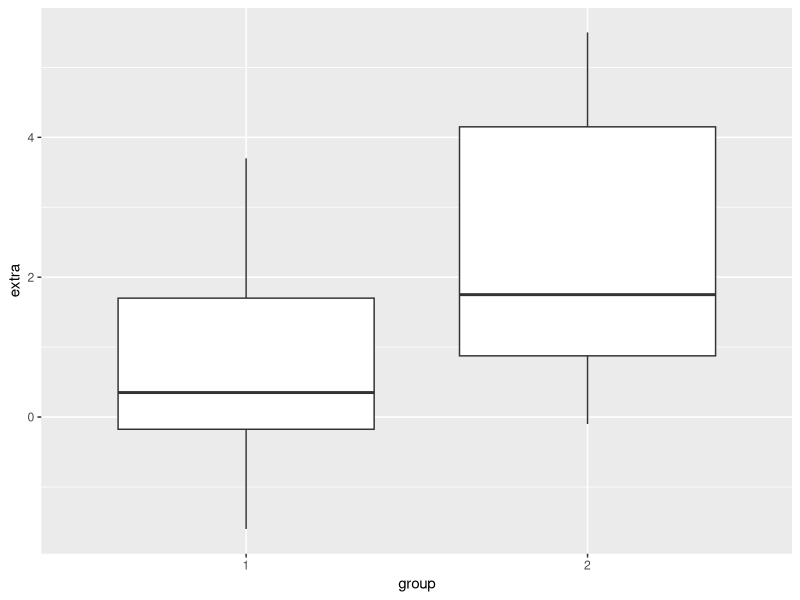
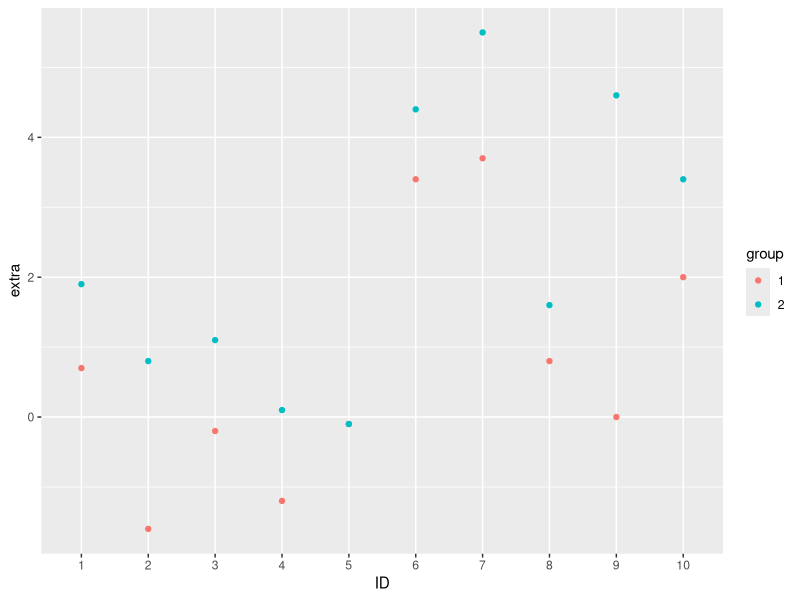
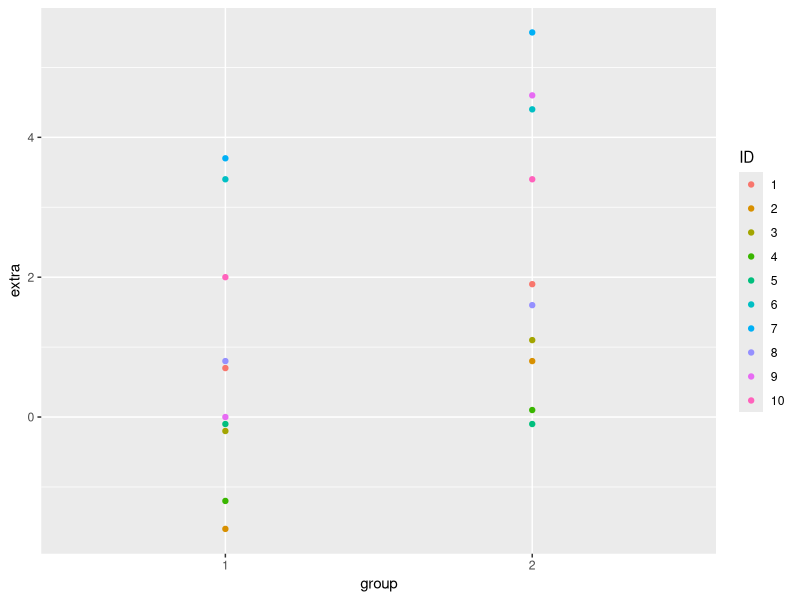
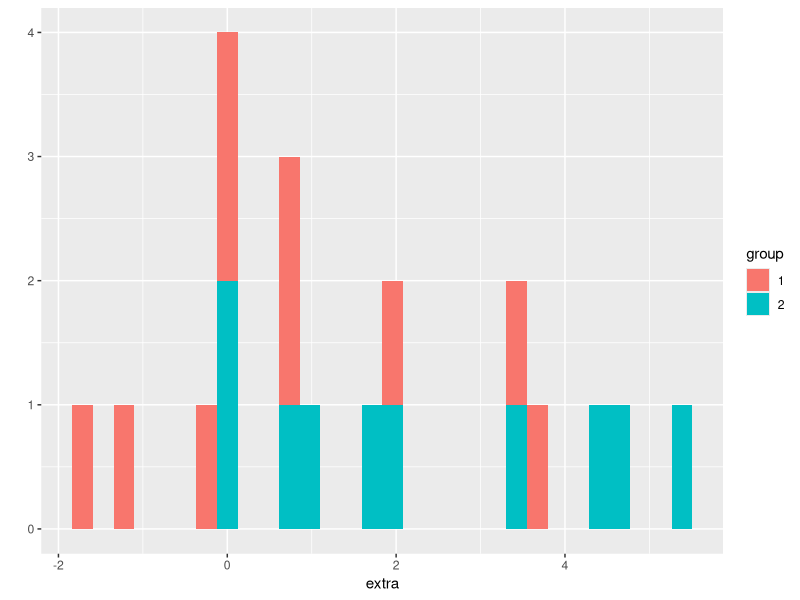
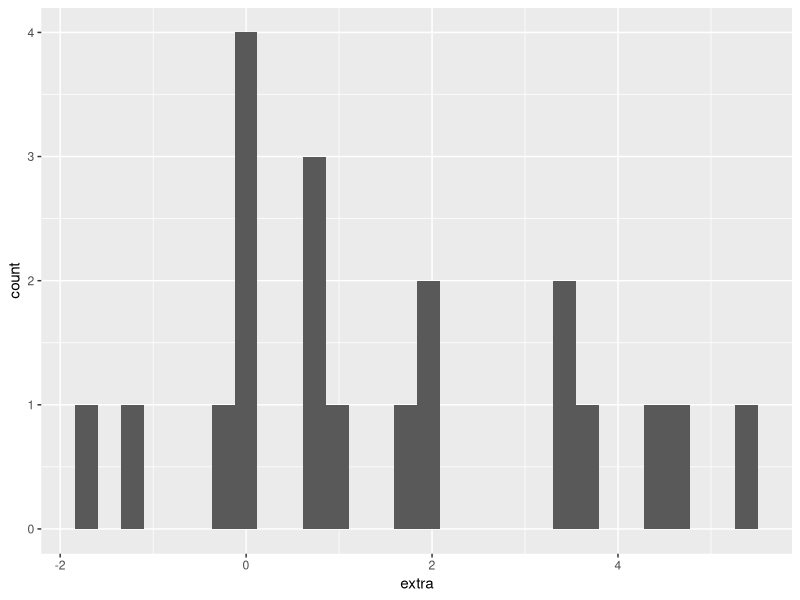
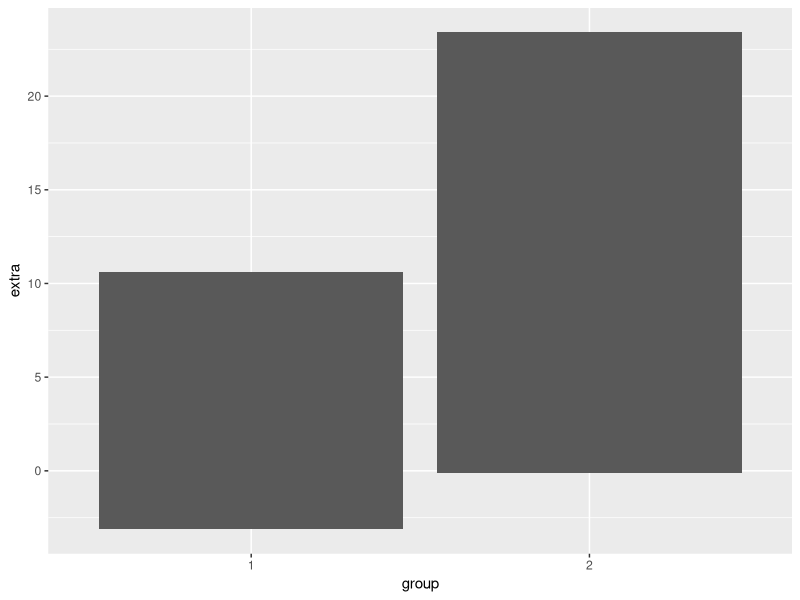

The R source for these figures, in order:
## ---- chunk 1
knitr::opts_chunk$set(echo = TRUE)
## ---- chunk 2
extra_sleep_1 <- sleep [1:10 ,1]
extraMean_1 <- mean(extra_sleep_1)
## ---- chunk 3
library(ggplot2)
ggplot(sleep, aes(x = group, y = extra)) + geom_boxplot()
## ---- chunk 4
ggplot(sleep, aes(x = ID , y = extra, color = group)) + geom_point()
## ---- chunk 5
library(ggplot2)
ggplot(sleep, aes(x = group , y = extra, color = ID)) + geom_point()
## ---- chunk 6
qplot(extra, data = sleep, fill = group)
## ---- chunk 7
ggplot(sleep, aes(x = extra)) + geom_histogram()
## ---- chunk 8
ggplot(sleep, aes(x = group , y = extra)) + geom_col()
